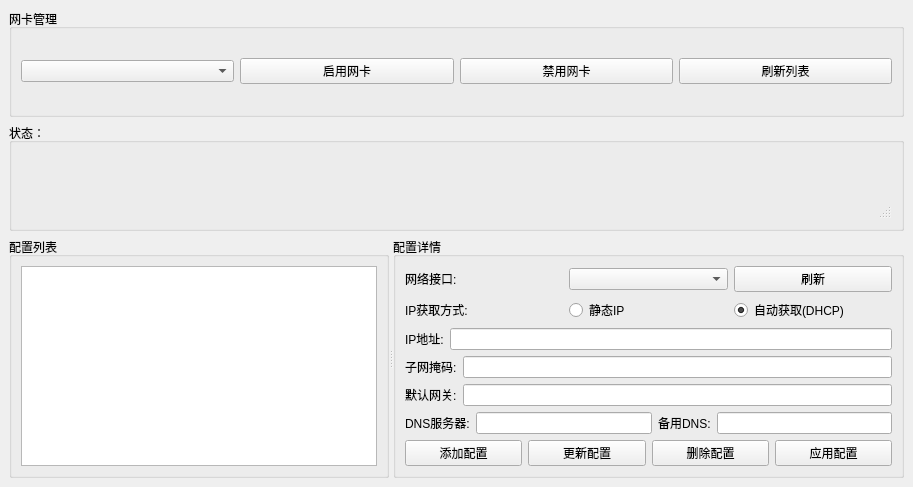
<?xml version="1.0" encoding="UTF-8"?>
<ui version="4.0">
 <class>MainWindow</class>
 <widget class="QMainWindow" name="MainWindow">
  <property name="geometry">
   <rect>
    <x>0</x>
    <y>0</y>
    <width>913</width>
    <height>487</height>
   </rect>
  </property>
  <property name="windowTitle">
   <string>IP配置管理器(by:mws)</string>
  </property>
  <property name="windowIcon">
   <iconset>
    <normaloff>:/images/icon.png</normaloff>:/images/icon.png</iconset>
  </property>
  <widget class="QWidget" name="centralWidget">
   <layout class="QGridLayout" name="gridLayout_3">
    <item row="0" column="0">
     <layout class="QVBoxLayout" name="verticalLayout">
      <item>
       <widget class="QGroupBox" name="groupBox_Interface">
        <property name="title">
         <string>网卡管理</string>
        </property>
        <layout class="QGridLayout" name="gridLayout_2">
         <item row="0" column="0">
          <widget class="QComboBox" name="networkInterfaceCombo"/>
         </item>
         <item row="0" column="1">
          <widget class="QPushButton" name="enableInterfaceBtn">
           <property name="text">
            <string>启用网卡</string>
           </property>
          </widget>
         </item>
         <item row="0" column="2">
          <widget class="QPushButton" name="disableInterfaceBtn">
           <property name="text">
            <string>禁用网卡</string>
           </property>
          </widget>
         </item>
         <item row="0" column="3">
          <widget class="QPushButton" name="refreshInterfacesBtn">
           <property name="text">
            <string>刷新列表</string>
           </property>
          </widget>
         </item>
        </layout>
       </widget>
      </item>
      <item>
       <widget class="QGroupBox" name="groupBox_2">
        <property name="title">
         <string>状态：</string>
        </property>
        <layout class="QGridLayout" name="gridLayout">
         <item row="0" column="0">
          <widget class="QStatusBar" name="statusBar"/>
         </item>
        </layout>
       </widget>
      </item>
      <item>
       <widget class="QSplitter" name="splitter">
        <property name="orientation">
         <enum>Qt::Horizontal</enum>
        </property>
        <widget class="QGroupBox" name="configGroupBox">
         <property name="title">
          <string>配置列表</string>
         </property>
         <layout class="QVBoxLayout" name="verticalLayout_2">
          <item>
           <widget class="QListWidget" name="configList">
            <property name="minimumSize">
             <size>
              <width>200</width>
              <height>0</height>
             </size>
            </property>
           </widget>
          </item>
         </layout>
        </widget>
        <widget class="QGroupBox" name="detailGroupBox">
         <property name="title">
          <string>配置详情</string>
         </property>
         <layout class="QVBoxLayout" name="verticalLayout_3">
          <item>
           <layout class="QHBoxLayout" name="horizontalLayout_2">
            <item>
             <widget class="QLabel" name="label">
              <property name="text">
               <string>网络接口:</string>
              </property>
             </widget>
            </item>
            <item>
             <widget class="QComboBox" name="interfaceCombo"/>
            </item>
            <item>
             <widget class="QPushButton" name="refreshButton">
              <property name="text">
               <string>刷新</string>
              </property>
              <property name="icon">
               <iconset>
                <normaloff>:/images/icon.png</normaloff>:/images/icon.png</iconset>
              </property>
             </widget>
            </item>
           </layout>
          </item>
          <item>
           <layout class="QHBoxLayout" name="horizontalLayout_3">
            <item>
             <widget class="QLabel" name="label_2">
              <property name="text">
               <string>IP获取方式:</string>
              </property>
             </widget>
            </item>
            <item>
             <widget class="QRadioButton" name="staticRadio">
              <property name="text">
               <string>静态IP</string>
              </property>
             </widget>
            </item>
            <item>
             <widget class="QRadioButton" name="dhcpRadio">
              <property name="text">
               <string>自动获取(DHCP)</string>
              </property>
              <property name="checked">
               <bool>true</bool>
              </property>
             </widget>
            </item>
           </layout>
          </item>
          <item>
           <layout class="QHBoxLayout" name="horizontalLayout_4">
            <item>
             <widget class="QLabel" name="label_3">
              <property name="text">
               <string>IP地址:</string>
              </property>
             </widget>
            </item>
            <item>
             <widget class="QLineEdit" name="ipEdit"/>
            </item>
           </layout>
          </item>
          <item>
           <layout class="QHBoxLayout" name="horizontalLayout_5">
            <item>
             <widget class="QLabel" name="label_4">
              <property name="text">
               <string>子网掩码:</string>
              </property>
             </widget>
            </item>
            <item>
             <widget class="QLineEdit" name="subnetEdit"/>
            </item>
           </layout>
          </item>
          <item>
           <layout class="QHBoxLayout" name="horizontalLayout_6">
            <item>
             <widget class="QLabel" name="label_5">
              <property name="text">
               <string>默认网关:</string>
              </property>
             </widget>
            </item>
            <item>
             <widget class="QLineEdit" name="gatewayEdit"/>
            </item>
           </layout>
          </item>
          <item>
           <layout class="QHBoxLayout" name="horizontalLayout_7">
            <item>
             <widget class="QLabel" name="label_6">
              <property name="text">
               <string>DNS服务器:</string>
              </property>
             </widget>
            </item>
            <item>
             <widget class="QLineEdit" name="primaryDnsEdit"/>
            </item>
            <item>
             <widget class="QLabel" name="label_7">
              <property name="text">
               <string>备用DNS:</string>
              </property>
             </widget>
            </item>
            <item>
             <widget class="QLineEdit" name="secondaryDnsEdit"/>
            </item>
           </layout>
          </item>
          <item>
           <layout class="QHBoxLayout" name="horizontalLayout_8">
            <item>
             <widget class="QPushButton" name="addButton">
              <property name="text">
               <string>添加配置</string>
              </property>
             </widget>
            </item>
            <item>
             <widget class="QPushButton" name="updateButton">
              <property name="text">
               <string>更新配置</string>
              </property>
             </widget>
            </item>
            <item>
             <widget class="QPushButton" name="deleteButton">
              <property name="text">
               <string>删除配置</string>
              </property>
             </widget>
            </item>
            <item>
             <widget class="QPushButton" name="applyButton">
              <property name="text">
               <string>应用配置</string>
              </property>
             </widget>
            </item>
           </layout>
          </item>
         </layout>
        </widget>
       </widget>
      </item>
     </layout>
    </item>
   </layout>
  </widget>
 </widget>
 <resources/>
 <connections/>
</ui>
